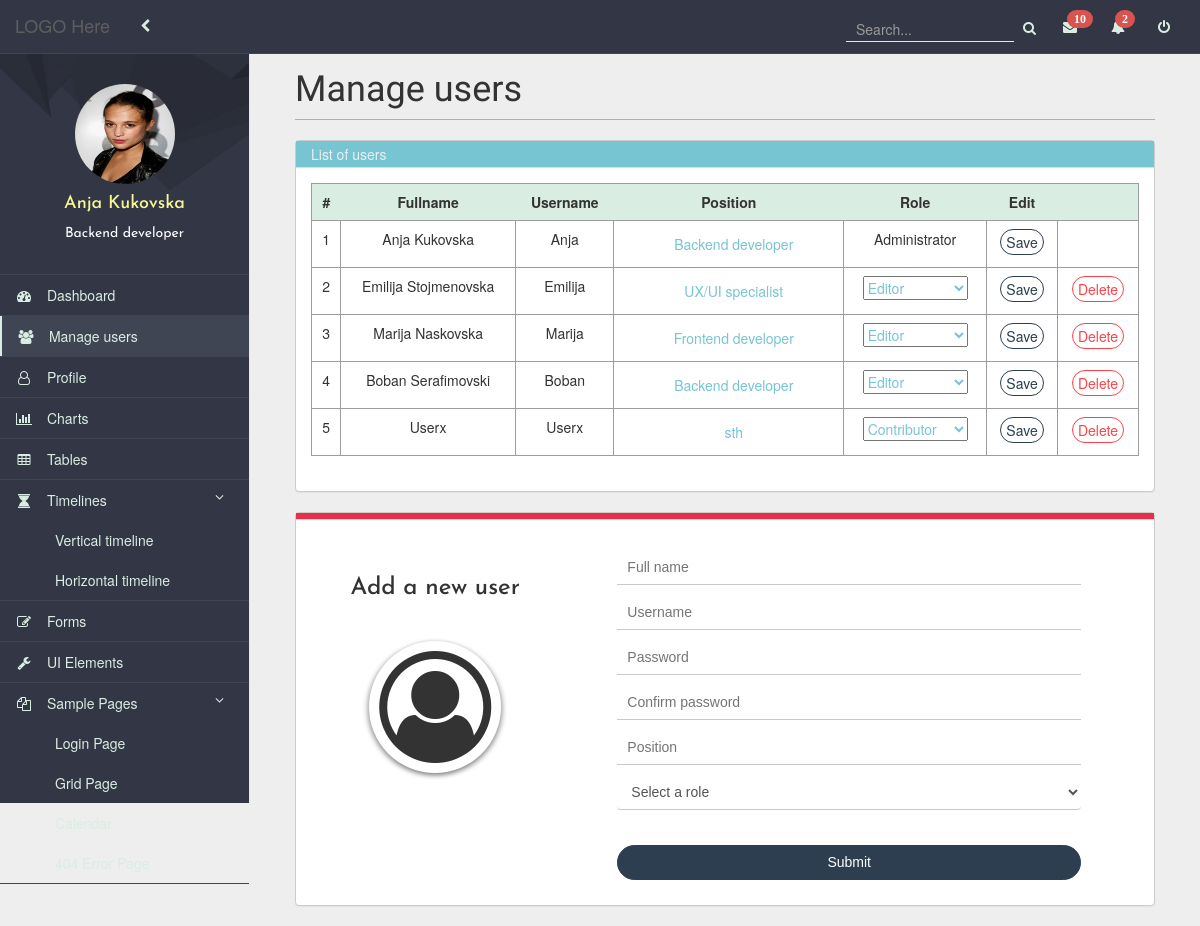
The page /manage-users.php (signed in) on the database its author committed.
### tables this page shows
CREATE TABLE `users` (
  `id` int(10) unsigned NOT NULL AUTO_INCREMENT,
  `username` varchar(45) NOT NULL,
  `password` varchar(300) NOT NULL,
  `fullname` varchar(100) NOT NULL,
  `position` varchar(45) NOT NULL,
  `image` varchar(45) NOT NULL DEFAULT 'unknown.jpg',
  `role` varchar(45) NOT NULL,
  PRIMARY KEY (`id`),
  UNIQUE KEY `id_UNIQUE` (`id`),
  UNIQUE KEY `username_UNIQUE` (`username`)
);

### DB/db.php (called while the page is built, shortened)
<?php
abstract class DB{
	public function __construct(){
		try{
			$this->db = new \PDO("mysql:host=".self::DB_HOST.";"."dbname=".self::DB_DB,self::DB_USERNAME,self::DB_PASSWORD);
		} catch(\PDOException $ex){
			echo $ex->getMessage();
		}
		 catch(\Exception $ex){
			echo $ex->getMessage();
		}
	}
}
 ?>

### DB/users.php (called while the page is built, shortened)
<?php
require_once 'db.php';
class Users extends DB{
	function __construct(){
		$this->table = 'users';
	}
	public function readAll(){
		$query = "SELECT * FROM $this->table";
		$pdoStatementObject = $this->db->query($query, \PDO::FETCH_CLASS, __CLASS__);
		return $pdoStatementObject->fetchAll();
	}
	public function retreiveAttribute($user){
		$query = "SELECT * FROM users WHERE `username` = '$user' ";
		$pdoStatementObject = $this->db->query($query, \PDO::FETCH_ASSOC);
		return $pdoStatementObject->fetch();
	}
}
 ?>

### manage-users.php (the view, shortened to what this page needs)
<?php
include "templates/header.php";
$users->readAll();
$profiles = $users->readAll();
$formErrors = (isset($_SESSION['errors'])) ? $_SESSION['errors'] : [];
$values = (isset($_SESSION['values'])) ? $_SESSION['values'] : [];
 ?>
 <!DOCTYPE html>
 <html>
 <head>
 </head>
 <body>
 	<div id="page-wrapper" class="page-wrapper">
		<div class="row">
                <div class="col-lg-12">
                    <h1 class="page-header">Manage users</h1>
                </div>
                <div class="col-lg-12 col-md-8 col-sm-12">
                    <div class="panel panel-light-blue">
                        <div class="panel-heading panel-heading-padding">List of users</div>
                        <div class="panel-body">
                            <div class="box-body">
                                <table class="table table-bordered users">
                                    <thead class="thead">
                                        <tr>
                                          <th>#</th>
                                          <th>Fullname</th>
                                          <th>Username</th>
                                          <th>Position</th>
                                          <th>Role</th>
                                          <th>Edit</th>
                                          <th></th>
                                        </tr>
                                    </thead>
                                    <tbody>
                                    <?php
                                     $i = 1;
                                    	foreach ($profiles as $profile) {
                                    		?>
                                        <tr>
                                        	<form method="POST" action="">
                                             <td><?php echo $i; $i++;?></td>
		                                         <td><?php echo $profile->fullname; ?></td>
		                                         <td><?php echo $profile->username; ?></td>
		                                         <td class="editable"><input type="text" name="position" value="<?php echo $profile->position; ?>">
                                             </td>
                                          		 <td>
                                                <?php if($profile->role == "Administrator"){
                                                  echo $profile->role;
                                                    }else{?>
		                                          	<select class="editable" name="role">
									                                 <option <?php if($profile->role == 'Editor') { echo 'selected=""'; } ?> value="Editor">Editor</option>
									                                 <option <?php if($profile->role == 'Contributor') { echo 'selected=""'; } ?> value="Contributor">Contributor</option>
								                	               </select>
                                                 <?php }?>
                                          		</td>
                                          		<td>
                                          			<button type="submit" class="btn btn-primary-no-bg" name="edit" id="<?php echo $profile->id; ?>" value="<?php echo $profile->id; ?>">Save</button>
                                          		</td>
                                              <td>
                                                <?php if($profile->role != "Administrator") {
                                                  echo "
                                                  <a class='btn btn-danger-no-bg' href='LogIn page-3/delete.php?id=$profile->id'>Delete</a>";
                                                }
                                                ?>
                                              </td>
                                            </form>
                                        </tr>
                                       <?php }?>
                                    </tbody>
                                </table>
                            </div>
                        </div>
                    </div>
                </div>
       </div>
       <div id="newUser-form" class="row">
                <div class="col-lg-12 col-md-8 col-sm-12">
                    <div class="panel panel-magenta">
                        <div class="panel-heading"></div>
                            <div class="panel-body panel-h">
                            <div class="cancel-group">
                              <h3>Add a new user</h3>
                              <i class="fa fa-user-circle-o" aria-hidden="true"></i>
                                    </div>
                                    <div class="formContainer col-lg-8">
                                            <div id="Register">
                                              <form action="LogIn page-3/register.php" method="POST">
                                                <div class="inputGroup">
                                                  <input type="text" name="fullname" id="fullName" value="<?= isset($values['fullname']) ? $values['fullname'] : ''; ?>" placeholder="<?= isset($formErrors['fullname']) ? $formErrors['fullname'] : 'Full name'; ?>" />
                                                </div>
                                                <div class="inputGroup">
                                                  <input type="text" name="username" id="userName" value="<?php if(!isset($formErrors['username'])){if(isset($values['username'])){ echo $values['username']; }}else{ echo '';}  ?>"  placeholder="<?= isset($formErrors['username']) ? $formErrors['username'] : 'Username'; ?>" />
                                                </div>
                                                <div class="inputGroup">
                                                  <input type="password" name="password" id="Password" value="<?= isset($values['password']) ? $values['password'] : ''; ?>" placeholder="<?= isset($formErrors['password']) ? $formErrors['password'] : 'Password'; ?>" />
                                                </div>
                                                <div class="inputGroup">
                                                  <input type="password" name="confirm" id="confirm" value="<?= isset($values['confirm']) ? $values['confirm'] : ''; ?>" placeholder="<?= isset($formErrors['confirm']) ? $formErrors['confirm'] : 'Confirm password'; ?>"/>
                                                </div>
                                                <div class="inputGroup">
                                                  <input type="text" name="position" id="Position" value="<?= isset($values['position']) ? $values['position'] : ''; ?>" placeholder="<?= isset($formErrors['position']) ? $formErrors['position'] : 'Position'; ?>" />
                                                </div>
                                                <div class="inputGroup">
                                                  <select class="form-control" name="role">
                                                    <option value=""><?= isset($formErrors['role']) ? $formErrors['role'] : 'Select a role'; ?></option>
                                                  </select>
                                                </div>
                                                <div class="inputGroup">
                                                  <input type="submit" class="btn btn-primary" name="register" />
                                                </div>
                                              </form>
                                            </div>
                                    </div>
                            </div>
                    </div>
       </div>
     </div>
 </body>
 </html>

### templates/header.php (shortened to what this page needs)
<?php
require_once 'DB/users.php';
$users = new Users();
$user = $users->retreiveAttribute($_SESSION['logged_in']);
$image = $user['image'];
$position = $user['position'];
$fullname = $user['fullname'];
$role = $user['role'];
$phpSelf = $_SERVER["PHP_SELF"];
$phpSelfElements = explode("/", $phpSelf);
$scriptName = $phpSelfElements [count($phpSelfElements) - 1];
?>
<!DOCTYPE HTML>
<html>
<head>
    <link rel="stylesheet" href="https://cdnjs.cloudflare.com/ajax/libs/normalize/5.0.0/normalize.min.css">
    <link rel='stylesheet prefetch' href='https://cdnjs.cloudflare.com/ajax/libs/c3/0.4.10/c3.min.css'>
	<link rel="stylesheet" type="text/css" href="css/font-awesome.css">
	<link rel="stylesheet" type="text/css" href="css/bootstrap.css">
    <link rel="stylesheet" type="text/css" href="css/style.css">
    <link rel="stylesheet" type="text/css" <?php if($scriptName == "uielements.php"){echo "href='css/alert-style.css'";} if($scriptName == "hor-timeline.php"){echo "href='css/style-horizontal-timelne.css'";}
    ?>>
</head>
<body>
	<div id="wrapper">
		<nav class="navbar navbar-default navbar-static-top" role="navigation" style="margin-bottom: 0;">
			<div class="navbar-header">
                <a class="navbar-brand" href="home.html">LOGO Here</a>
            </div>
            <ul class="nav navbar-top-links navbar-left">
                <li>
                    <a href="#" id="menu-toggle">
                        <i class="fa fa-chevron-left" aria-hidden="true"></i>
                    </a>
                </li>
            </ul>
            <ul class="nav navbar-top-links navbar-right">
                <li class="sidebar-search">
                    <div class="input-group custom-search-form">
                        <input type="text" class="form-control" placeholder="Search..."><span class="input-group-btn">
                            <button class="btn" type="button">
                                <i class="fa fa-search"></i>
                            </button>
                        </span>
                    </div>
                </li>
                <li>
                    <a href="#">
                        <i class="fa fa-envelope fa-fw"><span class="badge">10</span></i>
                    </a>
                </li>
                <li >
                    <a href="#">
                        <i class="fa fa-bell fa-fw"><span class="badge">2</span></i>
                    </a>
                </li>
                <li >
                    <a href="LogIn page-3/LogOut.php">
                        <i class="fa fa-power-off" aria-hidden="true"></i>
                    </a>
                </li>
            </ul>
            <div  id="sidebarid" class="navbar-default sidebar" role="navigation">
                <div id="menu-down" class="sidebar-nav navbar-collapse" style="  background-image: url(img/sidebar-bg.jpg); background-size: 500px;  background-repeat: no-repeat;">
                    <ul class="nav in" id="side-menu">
                        <li class="user-profile">
                            <div class="user-profile-details">
                               <img src="<?php echo 'LogIn page-3/Images/'.$image; ?>" class="img-circle img-responsive" >
                               <h4><?php echo $fullname; ?></h4>
                               <p> <?php echo $position; ?></p>
                            </div>
                        </li>
                        <li>
                        <a href="home.php" <?php if($scriptName == "home.php"){echo 'class="active"';}?>><i class="fa fa-dashboard fa-fw"></i> Dashboard</a>
                        </li>
                        <?php
                            if($role == 'Administrator'){
                                $className = ($scriptName == "manage-users.php") ? 'class="active"' : '';
                                echo '
                        <li>
                        <a href="manage-users.php" '.$className. '><i class="fa fa-users fa-fw"></i> Manage users</a>
                        </li>';
                        }
                        ?>
                        <li>
                            <a href="profile.php" <?php if($scriptName == "profile.php"){echo 'class="active"';}?>><i class="fa fa-user-o fa-fw"></i> Profile</a>
                        </li>
                        <li>
                            <a href="charts.php" <?php if($scriptName == "charts.php"){echo 'class="active"';}?>><i class="fa fa-bar-chart-o fa-fw"></i> Charts</a>
                        </li>
                        <li>
                            <a href="tables.php" <?php if($scriptName == "tables.php"){echo 'class="active"';}?>><i class="fa fa-table fa-fw"></i> Tables</a>
                        </li>
                        <li class="dropdown-list-element">
                            <a href="#"><i class="fa fa-hourglass fa-fw"></i> Timelines <i style="float: right" class="fa fa-angle-down" aria-hidden="true"></i></a>
                            <ul class="nav nav-second-level">
                                <li>
                                    <a href="timeline.php" <?php if($scriptName == "timeline.php"){echo 'class="active"';}?>>Vertical timeline</a>
                                </li>
                                <li>
                                    <a href="hor-timeline.php" <?php if($scriptName == "hor-timeline.php"){echo 'class="active"';}?>>Horizontal timeline</a>
                                </li>
                            </ul>
                        </li>
                        <li>
                            <a href="forms.php" <?php if($scriptName == "forms.php"){echo 'class="active"';}?>><i class="fa fa-edit fa-fw"></i> Forms</a>
                        </li>
                        <li class="dropdown-list-element">
                            <a href="uielements.php" <?php if($scriptName == "uielements.php"){echo 'class="active"';}?>><i class="fa fa-wrench fa-fw"></i> UI Elements</a>
                        </li>
                        <li class="dropdown-list-element">
                            <a href="#"><i class="fa fa-files-o fa-fw"></i> Sample Pages <i style="float: right" class="fa fa-angle-down" aria-hidden="true"></i></a>
                            <ul class="nav nav-second-level">
                                <li>
                                    <a href="./LogIn%20page-3/LogIn.php" <?php if($scriptName == "LogIn.php"){echo 'class="active"';}?>>Login Page</a>
                                </li>
                                <li>
                                    <a href="grid.php" <?php if($scriptName == "grid.php"){echo 'class="active"';}?>>Grid Page</a>
                                </li>
                                <li>
                                	<a href="./Calendar/evtcalendar." <?php if($scriptName == "evtcalendar.php"){echo 'class="active"';}?>>Calendar</a>
                                </li>
                                <li>
                                	<a href="./404error/error404.php" <?php if($scriptName == "error404.php"){echo 'class="active"';}?>>404 Error Page</a>
                                </li>
                            </ul>
                        </li>
                    </ul>
                </div>
            </div>
		</nav>

### rows shown on the page
users: image (picture), fullname "Anja Kukovska", position "Backend developer", username "Anja", role "Administrator"
users: fullname "Emilija Stojmenovska", username "Emilija", position "UX/UI specialist", role "Editor"
users: fullname "Marija Naskovska", username "Marija", position "Frontend developer", role "Editor", $profile->id 19 (drawn)
users: fullname "Boban Serafimovski", username "Boban", position "Backend developer", role "Editor", $profile->id 20 (drawn)
users: fullname "Userx", username "Userx", position "sth", role "Contributor", $profile->id 25 (drawn)
